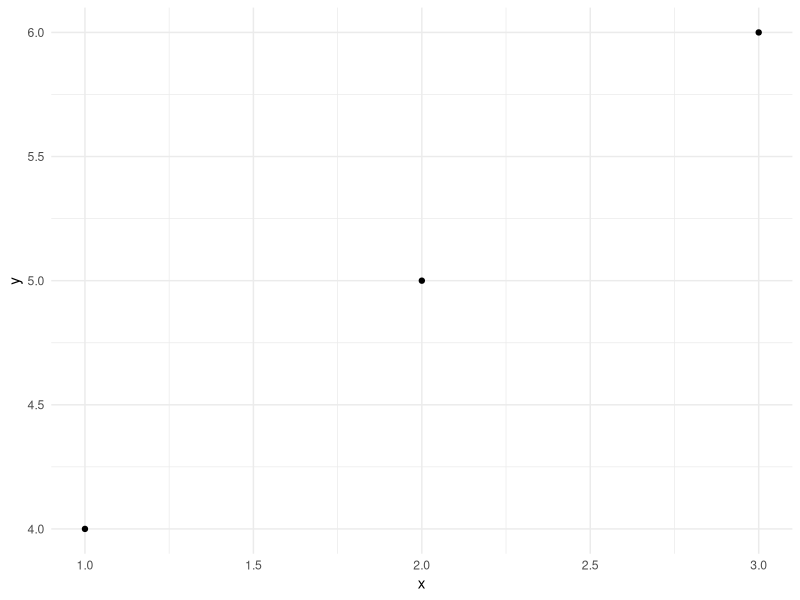

This chart was generated by the following R code: (Note: this script raises an error after producing the figure.)
## ---- chunk 1
#| message: false

library("tidyverse")

## ---- chunk 2

df <- data.frame(x=c(1,2,3),y=c(4,5,6))

ggplot(df) +
  geom_point(aes(x,y)) +
  theme_minimal()
## ---- chunk 3
2+2 #Og noget kode
## ---- chunk 4
2+3 = 5 # super seje mig
## ---- chunk 5
1-1 #noget kode
## ---- chunk 6
print("hej") #Mere kode
## ---- chunk 7
getwd() #mere kode
